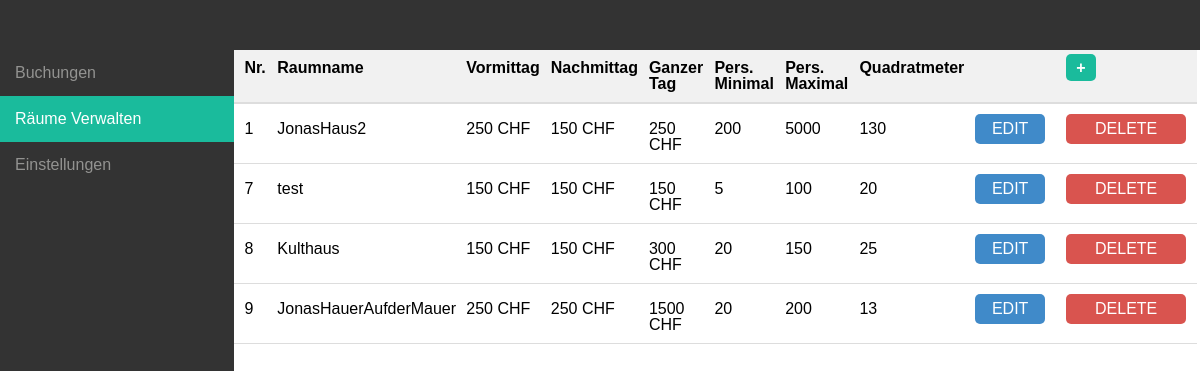
Page /slyadmin/roomManage.php on the committed database.
### tables this page shows
CREATE TABLE IF NOT EXISTS `room` (
  `ID` int(10) unsigned NOT NULL AUTO_INCREMENT,
  `name` varchar(60) NOT NULL,
  `description` text NOT NULL,
  `price_morning` float NOT NULL,
  `price_afternoon` float NOT NULL,
  `price_wholeday` float NOT NULL,
  `person_min` smallint(5) unsigned NOT NULL,
  `person_max` smallint(5) unsigned NOT NULL,
  `squaremeters` varchar(60) NOT NULL,
  `booking_id` int(10) unsigned DEFAULT NULL,
  PRIMARY KEY (`ID`),
  KEY `booking_id` (`booking_id`)
);

### slyadmin/roomManage.php (the view, shortened to what this page needs)
<?php
require_once('../includes/db.php');
if(isset($_GET['roomid'])) {
	$roomId = $_GET['roomid'];
	$query="DELETE room, booking FROM room JOIN booking ON room.ID = booking.room_id WHERE room.ID = '$roomId'";
	mysqli_query($db,$query);
	$query="SELECT *,room.id as roomid  FROM room";
}else{
	$query="SELECT *,room.id as roomid  FROM room";
}
$db_query=mysqli_query($db,$query);
?>
<!DOCTYPE html>
<html>
	<head>
		<link href="../css/reset.css" type="text/css" rel="stylesheet">
		<link href="../css/slyadmin.css" type="text/css" rel="stylesheet">
	</head>
	<body>
		<div id="page">
			<div id="topArea">
			</div>
			<div id="sideBar">
				<a href="index.php">Buchungen</a>
				<span class="activeSidebar">R&auml;ume Verwalten</span>
				<a href="settings.php">Einstellungen</a>
			</div>
			<div id="mainArea">
			 	<form action="" method="GET">
					<table class="order">
						<tr class="topRail">
							<th align="left">Nr.</th>
							<th align="left">Raumname</th>
							<th align="left">Vormittag</th>
							<th align="left">Nachmittag</th>
							<th align="left">Ganzer Tag</th>
							<th align="left">Pers. Minimal</th>
							<th align="left">Pers. Maximal</th>
							<th align="left">Quadratmeter</th>
							<th></th>
							<th><a class="addRoom" href="roomEdit.php">+</a></th>
						</tr>
						<?php while($room = mysqli_fetch_array($db_query, MYSQL_ASSOC)){?>
						<tr>
							<td class="roomInfo"><?php echo $room['ID'];?></td>
							<td class="roomInfo"><?php echo $room['name'];?></td>
							<td class="roomInfo"><?php echo $room['price_morning'];?> CHF</td>
							<td class="roomInfo"><?php echo $room['price_afternoon'];?> CHF</td>
							<td class="roomInfo"><?php echo $room['price_wholeday'];?> CHF</td>
							<td class="roomInfo"><?php echo $room['person_min'];?></td>
							<td class="roomInfo"><?php echo $room['person_max'];?></td>
							<td class="roomInfo"><?php echo $room['squaremeters'];?></td>
							<td class="roomInfoEdit"><a href="roomEdit.php?roomid=<?php echo $room['roomid'];?>"><div id="edit">Edit</div></a></td>
							<td class="roomInfoDelete"><a href="roomManage.php?roomid=<?php echo $room['roomid'];?>"><div id="delete">Delete</div></a></td>
						</tr>
						<?php } ?>
					</table>
				</form>
			</div>
		</div>
	</body>
</html>

### css/slyadmin.css (style rules this page uses)
html { font-family: "Verdana", Arial, sand-serif !important; height: 100%; }
body { height: 100%; }
a { text-decoration:none !important; }
table { width:100% !important; }
th { text-align:left; font-weight:bold; width: 200px; }
#page { height: 100%; }
#topArea { background-color:#333333; height:50px; }
#sideBar { display:inline-block; background-color:#333333; width:20%; height:100%; margin-right: -10px; }
#sideBar a { display:block; padding-left:15px; padding-top:15px; padding-bottom:15px; color:#939391 !important; }
.activeSidebar { background-color:#1abb9c; color:white !important; display:block; padding-left:15px; padding-top:15px; padding-bottom:15px; }
#mainArea { display:inline-block; background-color:white; min-height:100%; vertical-align:top; width: 80.2%; }
.topRail { background:#f1f1f1; }
.topRail th { font-weight:bold; padding-top:10px; padding-bottom:10px; padding-left: 10px; border-bottom:2px solid #dddddd; }
.orderInfo, .roomInfo { padding-top:10px; padding-bottom:10px; padding-left: 10px; border-bottom:1px solid #dddddd; }
.orderInfoDelete, .roomInfoDelete { width:90px; padding-top:10px; padding-bottom:10px; padding-left: 10px; padding-right: 10px; border-bottom:1px solid #dddddd; }
.roomInfoEdit { width:70px; padding-top:10px; padding-bottom:10px; padding-left: 10px; padding-right: 10px; border-bottom:1px solid #dddddd; }
.addRoom { background: #1ABB9C; color: #FFF; padding-bottom: 5px; border-radius: 5px; width: 10px; padding-right: 10px; padding-top: 5px; padding-left: 10px; }
#edit { background:#408ac9; width:70px; height:30px; text-align:center; line-height: 30px; color:white; text-transform:uppercase; -webkit-border-radius: 5px; -moz-border-radius: 5px; border-radius: 5px; }
#delete { background:#d9544f; width:120px; height:30px; text-align:center; line-height: 30px; color:white; text-transform:uppercase; -webkit-border-radius: 5px; -moz-border-radius: 5px; border-radius: 5px; }

### rows in the picture
room: ID "1", name "JonasHaus2", price_morning "250", price_afternoon "150", price_wholeday "250", person_min "200", person_max "5000", squaremeters "130"
room: ID "7", name "test", price_morning "150", price_afternoon "150", price_wholeday "150", person_min "5", person_max "100", squaremeters "20"
room: ID "8", name "Kulthaus", price_morning "150", price_afternoon "150", price_wholeday "300", person_min "20", person_max "150", squaremeters "25"
room: ID "9", name "JonasHauerAufderMauer", price_morning "250", price_afternoon "250", price_wholeday "1500", person_min "20", person_max "200", squaremeters "13"
